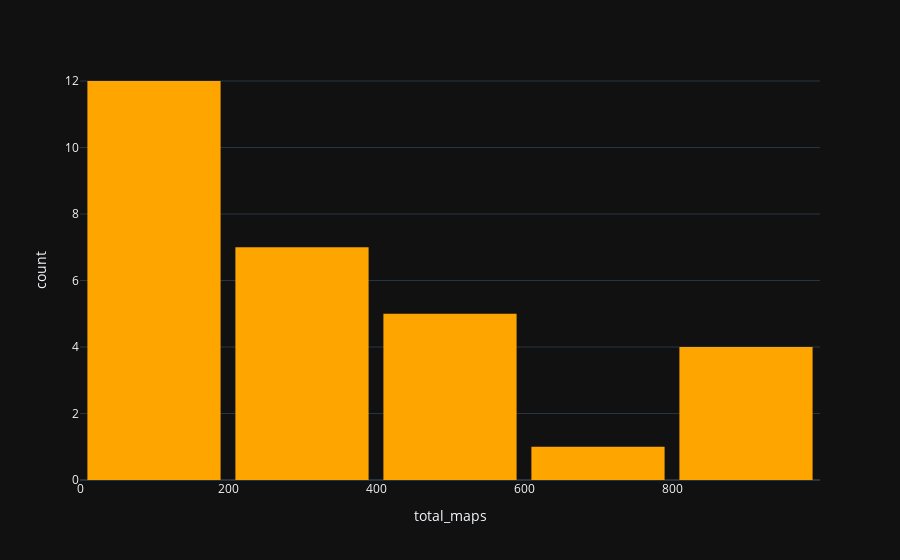

The code cell stored with this chart in its notebook:
### Code cell
fig = px.histogram(team[team['country'] == 'Brazil'], x="total_maps",template = 'plotly_dark')
fig.update_traces(marker = dict(color = '#FFA500',line_width=0))
fig.update_layout(bargap=0.1)
fig.show()

### Figure 1 — Plotly figure (JSON) as saved in the notebook; plotly's stock layout.template omitted (floating-point values rounded to 4 significant figures)
{"data": [{"alignmentgroup": "True", "bingroup": "x", "hovertemplate": "total_maps=%{x}<br>count=%{y}<extra></extra>", "legendgroup": "", "marker": {"color": "#FFA500", "line": {"width": 0}, "pattern": {"shape": ""}}, "name": "", "offsetgroup": "", "orientation": "v", "showlegend": false, "type": "histogram", "x": [602, 182, 842, 181, 362, 888, 508, 899, 295, 295, 878, 528, 338, 241, 455, 110, 452, 211, 459, 159, 159, 101, 128, 208, 149, 122, 195, 106, 106], "xaxis": "x", "yaxis": "y"}], "layout": {"bargap": 0.1, "barmode": "relative", "legend": {"tracegroupgap": 0}, "margin": {"t": 60}, "xaxis": {"anchor": "y", "domain": [0, 1], "title": {"text": "total_maps"}}, "yaxis": {"anchor": "x", "domain": [0, 1], "title": {"text": "count"}}}}
